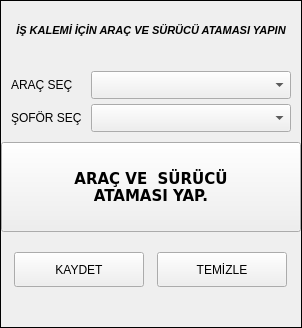
         <widget class="QFrame" name="right_frame">
          <property name="frameShape">
           <enum>QFrame::Shape::Box</enum>
          </property>
          <property name="frameShadow">
           <enum>QFrame::Shadow::Plain</enum>
          </property>
          <layout class="QGridLayout" name="gridLayout_12">
           <property name="leftMargin">
            <number>0</number>
           </property>
           <property name="topMargin">
            <number>0</number>
           </property>
           <property name="rightMargin">
            <number>0</number>
           </property>
           <property name="bottomMargin">
            <number>0</number>
           </property>
           <property name="spacing">
            <number>0</number>
           </property>
           <item row="0" column="0">
            <layout class="QVBoxLayout" name="verticalLayout_3">
             <property name="spacing">
              <number>0</number>
             </property>
             <item>
              <widget class="QLabel" name="lbl_atama_text">
               <property name="minimumSize">
                <size>
                 <width>0</width>
                 <height>60</height>
                </size>
               </property>
               <property name="maximumSize">
                <size>
                 <width>16777215</width>
                 <height>60</height>
                </size>
               </property>
               <property name="font">
                <font>
                 <family>Microsoft Sans Serif</family>
                 <pointsize>8</pointsize>
                 <italic>true</italic>
                 <bold>true</bold>
                </font>
               </property>
               <property name="text">
                <string>&lt;html&gt;&lt;head/&gt;&lt;body&gt;&lt;p&gt;İŞ KALEMİ İÇİN ARAÇ VE SÜRÜCÜ ATAMASI YAPIN&lt;/p&gt;&lt;/body&gt;&lt;/html&gt;</string>
               </property>
               <property name="alignment">
                <set>Qt::AlignmentFlag::AlignCenter</set>
               </property>
              </widget>
             </item>
             <item>
              <spacer name="verticalSpacer_4">
               <property name="orientation">
                <enum>Qt::Orientation::Vertical</enum>
               </property>
               <property name="sizeType">
                <enum>QSizePolicy::Policy::Fixed</enum>
               </property>
               <property name="sizeHint" stdset="0">
                <size>
                 <width>20</width>
                 <height>10</height>
                </size>
               </property>
              </spacer>
             </item>
             <item>
              <layout class="QGridLayout" name="gridLayout_11">
               <property name="horizontalSpacing">
                <number>0</number>
               </property>
               <property name="verticalSpacing">
                <number>5</number>
               </property>
               <item row="1" column="1">
                <widget class="QComboBox" name="cmb_surucu_sec">
                 <property name="sizePolicy">
                  <sizepolicy hsizetype="Fixed" vsizetype="Fixed">
                   <horstretch>0</horstretch>
                   <verstretch>0</verstretch>
                  </sizepolicy>
                 </property>
                 <property name="minimumSize">
                  <size>
                   <width>200</width>
                   <height>28</height>
                  </size>
                 </property>
                 <property name="maximumSize">
                  <size>
                   <width>150</width>
                   <height>28</height>
                  </size>
                 </property>
                </widget>
               </item>
               <item row="0" column="1">
                <widget class="QComboBox" name="cmb_arac_sec">
                 <property name="sizePolicy">
                  <sizepolicy hsizetype="Fixed" vsizetype="Fixed">
                   <horstretch>0</horstretch>
                   <verstretch>0</verstretch>
                  </sizepolicy>
                 </property>
                 <property name="minimumSize">
                  <size>
                   <width>200</width>
                   <height>28</height>
                  </size>
                 </property>
                 <property name="maximumSize">
                  <size>
                   <width>120</width>
                   <height>28</height>
                  </size>
                 </property>
                </widget>
               </item>
               <item row="1" column="0">
                <widget class="QLabel" name="lbl_surucu_sec">
                 <property name="sizePolicy">
                  <sizepolicy hsizetype="Fixed" vsizetype="Fixed">
                   <horstretch>0</horstretch>
                   <verstretch>0</verstretch>
                  </sizepolicy>
                 </property>
                 <property name="minimumSize">
                  <size>
                   <width>70</width>
                   <height>28</height>
                  </size>
                 </property>
                 <property name="maximumSize">
                  <size>
                   <width>70</width>
                   <height>16777215</height>
                  </size>
                 </property>
                 <property name="text">
                  <string>ŞOFÖR SEÇ</string>
                 </property>
                </widget>
               </item>
               <item row="0" column="0">
                <widget class="QLabel" name="lbl_arac_sec">
                 <property name="sizePolicy">
                  <sizepolicy hsizetype="Fixed" vsizetype="Fixed">
                   <horstretch>0</horstretch>
                   <verstretch>0</verstretch>
                  </sizepolicy>
                 </property>
                 <property name="minimumSize">
                  <size>
                   <width>70</width>
                   <height>28</height>
                  </size>
                 </property>
                 <property name="maximumSize">
                  <size>
                   <width>70</width>
                   <height>16777215</height>
                  </size>
                 </property>
                 <property name="text">
                  <string>ARAÇ SEÇ</string>
                 </property>
                </widget>
               </item>
               <item row="2" column="1">
                <spacer name="verticalSpacer_3">
                 <property name="orientation">
                  <enum>Qt::Orientation::Vertical</enum>
                 </property>
                 <property name="sizeType">
                  <enum>QSizePolicy::Policy::Fixed</enum>
                 </property>
                 <property name="sizeHint" stdset="0">
                  <size>
                   <width>20</width>
                   <height>10</height>
                  </size>
                 </property>
                </spacer>
               </item>
              </layout>
             </item>
             <item>
              <layout class="QVBoxLayout" name="verticalLayout_2">
               <item alignment="Qt::AlignmentFlag::AlignHCenter">
                <widget class="QPushButton" name="btn_atama">
                 <property name="sizePolicy">
                  <sizepolicy hsizetype="Fixed" vsizetype="Fixed">
                   <horstretch>0</horstretch>
                   <verstretch>0</verstretch>
                  </sizepolicy>
                 </property>
                 <property name="minimumSize">
                  <size>
                   <width>300</width>
                   <height>90</height>
                  </size>
                 </property>
                 <property name="maximumSize">
                  <size>
                   <width>300</width>
                   <height>90</height>
                  </size>
                 </property>
                 <property name="font">
                  <font>
                   <family>Verdana</family>
                   <pointsize>11</pointsize>
                   <bold>true</bold>
                  </font>
                 </property>
                 <property name="text">
                  <string>ARAÇ VE  SÜRÜCÜ 
ATAMASI YAP.</string>
                 </property>
                </widget>
               </item>
               <item>
                <spacer name="verticalSpacer">
                 <property name="orientation">
                  <enum>Qt::Orientation::Vertical</enum>
                 </property>
                 <property name="sizeType">
                  <enum>QSizePolicy::Policy::Fixed</enum>
                 </property>
                 <property name="sizeHint" stdset="0">
                  <size>
                   <width>20</width>
                   <height>20</height>
                  </size>
                 </property>
                </spacer>
               </item>
               <item>
                <layout class="QGridLayout" name="gridLayout_10">
                 <item row="0" column="0">
                  <widget class="QPushButton" name="btn_kaydet">
                   <property name="minimumSize">
                    <size>
                     <width>130</width>
                     <height>35</height>
                    </size>
                   </property>
                   <property name="maximumSize">
                    <size>
                     <width>130</width>
                     <height>35</height>
                    </size>
                   </property>
                   <property name="text">
                    <string>KAYDET</string>
                   </property>
                  </widget>
                 </item>
                 <item row="2" column="1">
                  <spacer name="verticalSpacer_2">
                   <property name="orientation">
                    <enum>Qt::Orientation::Vertical</enum>
                   </property>
                   <property name="sizeHint" stdset="0">
                    <size>
                     <width>20</width>
                     <height>40</height>
                    </size>
                   </property>
                  </spacer>
                 </item>
                 <item row="0" column="1">
                  <widget class="QPushButton" name="btn_temizle">
                   <property name="minimumSize">
                    <size>
                     <width>130</width>
                     <height>35</height>
                    </size>
                   </property>
                   <property name="maximumSize">
                    <size>
                     <width>130</width>
                     <height>35</height>
                    </size>
                   </property>
                   <property name="text">
                    <string>TEMİZLE</string>
                   </property>
                  </widget>
                 </item>
                </layout>
               </item>
              </layout>
             </item>
            </layout>
           </item>
          </layout>
         </widget>
